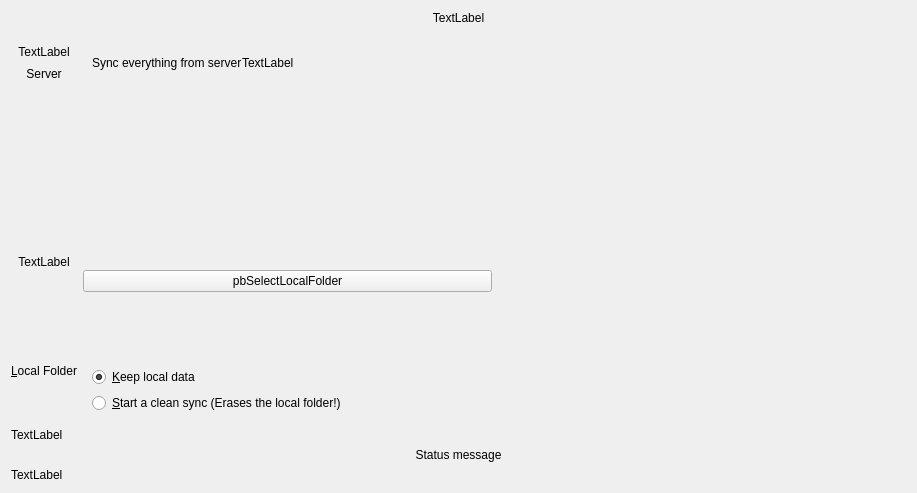
<?xml version="1.0" encoding="UTF-8"?>
<ui version="4.0">
 <class>OwncloudAdvancedSetupPage</class>
 <widget class="QWidget" name="OwncloudAdvancedSetupPage">
  <property name="geometry">
   <rect>
    <x>0</x>
    <y>0</y>
    <width>917</width>
    <height>493</height>
   </rect>
  </property>
  <property name="sizePolicy">
   <sizepolicy hsizetype="Preferred" vsizetype="Maximum">
    <horstretch>0</horstretch>
    <verstretch>0</verstretch>
   </sizepolicy>
  </property>
  <property name="windowTitle">
   <string>Form</string>
  </property>
  <layout class="QVBoxLayout" name="verticalLayout_4">
   <item>
    <widget class="QLabel" name="topLabel">
     <property name="sizePolicy">
      <sizepolicy hsizetype="Preferred" vsizetype="Fixed">
       <horstretch>0</horstretch>
       <verstretch>0</verstretch>
      </sizepolicy>
     </property>
     <property name="text">
      <string>TextLabel</string>
     </property>
     <property name="alignment">
      <set>Qt::AlignCenter</set>
     </property>
     <property name="wordWrap">
      <bool>true</bool>
     </property>
    </widget>
   </item>
   <item>
    <spacer name="verticalSpacer_2">
     <property name="orientation">
      <enum>Qt::Vertical</enum>
     </property>
     <property name="sizeType">
      <enum>QSizePolicy::Fixed</enum>
     </property>
     <property name="sizeHint" stdset="0">
      <size>
       <width>20</width>
       <height>13</height>
      </size>
     </property>
    </spacer>
   </item>
   <item>
    <layout class="QGridLayout" name="gridLayout">
     <item row="2" column="2">
      <spacer name="horizontalSpacer_2">
       <property name="orientation">
        <enum>Qt::Horizontal</enum>
       </property>
       <property name="sizeHint" stdset="0">
        <size>
         <width>40</width>
         <height>20</height>
        </size>
       </property>
      </spacer>
     </item>
     <item row="0" column="0">
      <layout class="QVBoxLayout" name="verticalLayout_2">
       <item>
        <widget class="QLabel" name="lServerIcon">
         <property name="text">
          <string>TextLabel</string>
         </property>
         <property name="alignment">
          <set>Qt::AlignCenter</set>
         </property>
        </widget>
       </item>
       <item>
        <widget class="QLabel" name="lServer">
         <property name="text">
          <string>Server</string>
         </property>
         <property name="alignment">
          <set>Qt::AlignCenter</set>
         </property>
        </widget>
       </item>
      </layout>
     </item>
     <item row="1" column="1">
      <spacer name="verticalSpacer">
       <property name="orientation">
        <enum>Qt::Vertical</enum>
       </property>
       <property name="sizeHint" stdset="0">
        <size>
         <width>20</width>
         <height>40</height>
        </size>
       </property>
      </spacer>
     </item>
     <item row="2" column="0" rowspan="3">
      <layout class="QVBoxLayout" name="verticalLayout_3">
       <item>
        <widget class="QLabel" name="lLocalIcon">
         <property name="text">
          <string>TextLabel</string>
         </property>
         <property name="alignment">
          <set>Qt::AlignCenter</set>
         </property>
        </widget>
       </item>
       <item>
        <widget class="QLabel" name="lLocal">
         <property name="sizePolicy">
          <sizepolicy hsizetype="Minimum" vsizetype="Preferred">
           <horstretch>0</horstretch>
           <verstretch>0</verstretch>
          </sizepolicy>
         </property>
         <property name="text">
          <string>&amp;Local Folder</string>
         </property>
         <property name="alignment">
          <set>Qt::AlignCenter</set>
         </property>
         <property name="buddy">
          <cstring>pbSelectLocalFolder</cstring>
         </property>
        </widget>
       </item>
      </layout>
     </item>
     <item row="4" column="1" colspan="2">
      <widget class="QWidget" name="resolutionWidget" native="true">
       <property name="sizePolicy">
        <sizepolicy hsizetype="Preferred" vsizetype="Fixed">
         <horstretch>0</horstretch>
         <verstretch>0</verstretch>
        </sizepolicy>
       </property>
       <layout class="QFormLayout" name="formLayout_2">
        <property name="sizeConstraint">
         <enum>QLayout::SetMinimumSize</enum>
        </property>
        <property name="fieldGrowthPolicy">
         <enum>QFormLayout::ExpandingFieldsGrow</enum>
        </property>
        <item row="1" column="0" colspan="2">
         <widget class="QRadioButton" name="radioButton">
          <property name="text">
           <string>&amp;Keep local data</string>
          </property>
          <property name="checked">
           <bool>true</bool>
          </property>
         </widget>
        </item>
        <item row="2" column="0" colspan="2">
         <widget class="QRadioButton" name="cbSyncFromScratch">
          <property name="toolTip">
           <string>&lt;html&gt;&lt;head/&gt;&lt;body&gt;&lt;p&gt;If this box is checked, existing content in the local directory will be erased to start a clean sync from the server.&lt;/p&gt;&lt;p&gt;Do not check this if the local content should be uploaded to the servers directory.&lt;/p&gt;&lt;/body&gt;&lt;/html&gt;</string>
          </property>
          <property name="text">
           <string>&amp;Start a clean sync (Erases the local folder!)</string>
          </property>
          <property name="checkable">
           <bool>true</bool>
          </property>
         </widget>
        </item>
       </layout>
      </widget>
     </item>
     <item row="3" column="2">
      <spacer name="verticalSpacer_3">
       <property name="orientation">
        <enum>Qt::Vertical</enum>
       </property>
       <property name="sizeType">
        <enum>QSizePolicy::MinimumExpanding</enum>
       </property>
       <property name="sizeHint" stdset="0">
        <size>
         <width>20</width>
         <height>40</height>
        </size>
       </property>
      </spacer>
     </item>
     <item row="2" column="1" rowspan="2">
      <widget class="QPushButton" name="pbSelectLocalFolder">
       <property name="sizePolicy">
        <sizepolicy hsizetype="MinimumExpanding" vsizetype="Fixed">
         <horstretch>0</horstretch>
         <verstretch>0</verstretch>
        </sizepolicy>
       </property>
       <property name="text">
        <string>pbSelectLocalFolder</string>
       </property>
      </widget>
     </item>
     <item row="0" column="1" colspan="2">
      <widget class="QWidget" name="widget" native="true">
       <layout class="QVBoxLayout" name="verticalLayout">
        <item>
         <layout class="QHBoxLayout" name="horizontalLayout_2">
          <property name="spacing">
           <number>0</number>
          </property>
          <item>
           <widget class="QLabel" name="rSyncEverything">
            <property name="text">
             <string>Sync everything from server</string>
            </property>
           </widget>
          </item>
          <item>
           <widget class="QLabel" name="lSyncEverythingSizeLabel">
            <property name="text">
             <string>TextLabel</string>
            </property>
           </widget>
          </item>
          <item>
           <spacer name="horizontalSpacer_3">
            <property name="orientation">
             <enum>Qt::Horizontal</enum>
            </property>
            <property name="sizeHint" stdset="0">
             <size>
              <width>40</width>
              <height>20</height>
             </size>
            </property>
           </spacer>
          </item>
         </layout>
        </item>
       </layout>
      </widget>
     </item>
    </layout>
   </item>
   <item>
    <widget class="QLabel" name="errorLabel">
     <property name="text">
      <string>TextLabel</string>
     </property>
    </widget>
   </item>
   <item>
    <widget class="QLabel" name="syncModeLabel">
     <property name="text">
      <string>Status message</string>
     </property>
     <property name="alignment">
      <set>Qt::AlignCenter</set>
     </property>
     <property name="wordWrap">
      <bool>true</bool>
     </property>
    </widget>
   </item>
   <item>
    <layout class="QHBoxLayout" name="resultLayout"/>
   </item>
   <item>
    <widget class="QLabel" name="bottomLabel">
     <property name="text">
      <string>TextLabel</string>
     </property>
    </widget>
   </item>
  </layout>
 </widget>
 <resources/>
 <connections/>
</ui>
